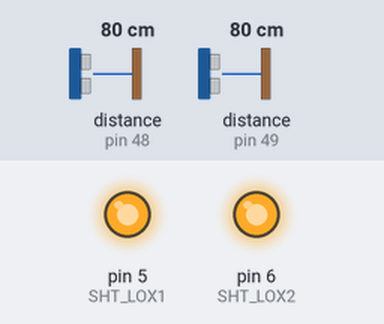
The sketch below on a simulated Arduino Uno, built with avr-gcc and run on an emulated ATmega328P. On the bench: output pins drawn as LEDs (lit = HIGH). The test bench sets the inputs (shaded band); at power-on: distance to the obstacle (sensors on pin 48, pin 49) 80 cm. What the sketch prints to the serial monitor is not drawn.

Above: at 1.2 s.
1.3 s: distance to the obstacle (sensor on pin 48) set to 250 cm
3.3 s: distance to the obstacle (sensor on pin 49) set to 250 cm
5.2 s: distance to the obstacle (sensor on pin 48) set to 2 cm
Timing chart, 0 to 8.2 s (numbered marks = the images above; inputs shaded):
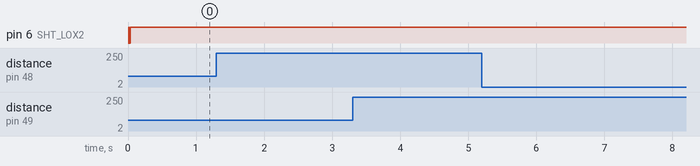

Measured:
- after the input at 1.3 s, every drawn part: stays the same
- after the input at 3.3 s, every drawn part: stays the same
- after the input at 5.2 s, every drawn part: stays the same

The sketch:

vl53l0x_dual_example.ino
```cpp
#include "Adafruit_VL53L0X.h"

// address we will assign if dual sensor is present
#define LOX1_ADDRESS 0x30
#define LOX2_ADDRESS 0x31

// set the pins to shutdown
#define SHT_LOX1 5
#define SHT_LOX2 6

// objects for the vl53l0x
Adafruit_VL53L0X lox1 = Adafruit_VL53L0X();
Adafruit_VL53L0X lox2 = Adafruit_VL53L0X();

// this holds the measurement
VL53L0X_RangingMeasurementData_t measure1;
VL53L0X_RangingMeasurementData_t measure2;

/*
    Reset all sensors by setting all of their XSHUT pins low for delay(10), then set all XSHUT high to bring out of reset
    Keep sensor #1 awake by keeping XSHUT pin high
    Put all other sensors into shutdown by pulling XSHUT pins low
    Initialize sensor #1 with lox.begin(new_i2c_address) Pick any number but 0x29 and it must be under 0x7F. Going with 0x30 to 0x3F is probably OK.
    Keep sensor #1 awake, and now bring sensor #2 out of reset by setting its XSHUT pin high.
    Initialize sensor #2 with lox.begin(new_i2c_address) Pick any number but 0x29 and whatever you set the first sensor to
 */
void setID() {
  // all reset
  digitalWrite(SHT_LOX1, LOW);
  digitalWrite(SHT_LOX2, LOW);
  delay(10);
  // all unreset
  digitalWrite(SHT_LOX1, HIGH);
  digitalWrite(SHT_LOX2, HIGH);
  delay(10);

  // activating LOX1 and resetting LOX2
  digitalWrite(SHT_LOX1, HIGH);
  digitalWrite(SHT_LOX2, LOW);

  // initing LOX1
  if(!lox1.begin(LOX1_ADDRESS)) {
    Serial.println(F("Failed to boot first VL53L0X"));
    while(1);
  }
  delay(10);

  // activating LOX2
  digitalWrite(SHT_LOX2, HIGH);
  delay(10);

  //initing LOX2
  if(!lox2.begin(LOX2_ADDRESS)) {
    Serial.println(F("Failed to boot second VL53L0X"));
    while(1);
  }
}

void read_dual_sensors() {

  lox1.rangingTest(&measure1, false); // pass in 'true' to get debug data printout!
  lox2.rangingTest(&measure2, false); // pass in 'true' to get debug data printout!

  // print sensor one reading
  Serial.print(F("1: "));
  if(measure1.RangeStatus != 4) {     // if not out of range
    Serial.print(measure1.RangeMilliMeter);
  } else {
    Serial.print(F("Out of range"));
  }

  Serial.print(F(" "));

  // print sensor two reading
  Serial.print(F("2: "));
  if(measure2.RangeStatus != 4) {
    Serial.print(measure2.RangeMilliMeter);
  } else {
    Serial.print(F("Out of range"));
  }

  Serial.println();
}

void setup() {
  Serial.begin(230400);

  // wait until serial port opens for native USB devices
  while (! Serial) { delay(1); }

  pinMode(SHT_LOX1, OUTPUT);
  pinMode(SHT_LOX2, OUTPUT);

  Serial.println(F("Shutdown pins inited..."));

  digitalWrite(SHT_LOX1, LOW);
  digitalWrite(SHT_LOX2, LOW);

  Serial.println(F("Both in reset mode...(pins are low)"));


  Serial.println(F("Starting..."));
  setID();

  // Explicit high-speed call for Adafruit's library
  // 20000 microseconds = 20ms timing budget
  lox1.setMeasurementTimingBudgetMicroSeconds(20000); // 20 ms timing budget for high speed
  lox2.setMeasurementTimingBudgetMicroSeconds(20000); // 20 ms timing budget for high speed
}

void loop() {

  read_dual_sensors();
  // delay(1);
}
```
